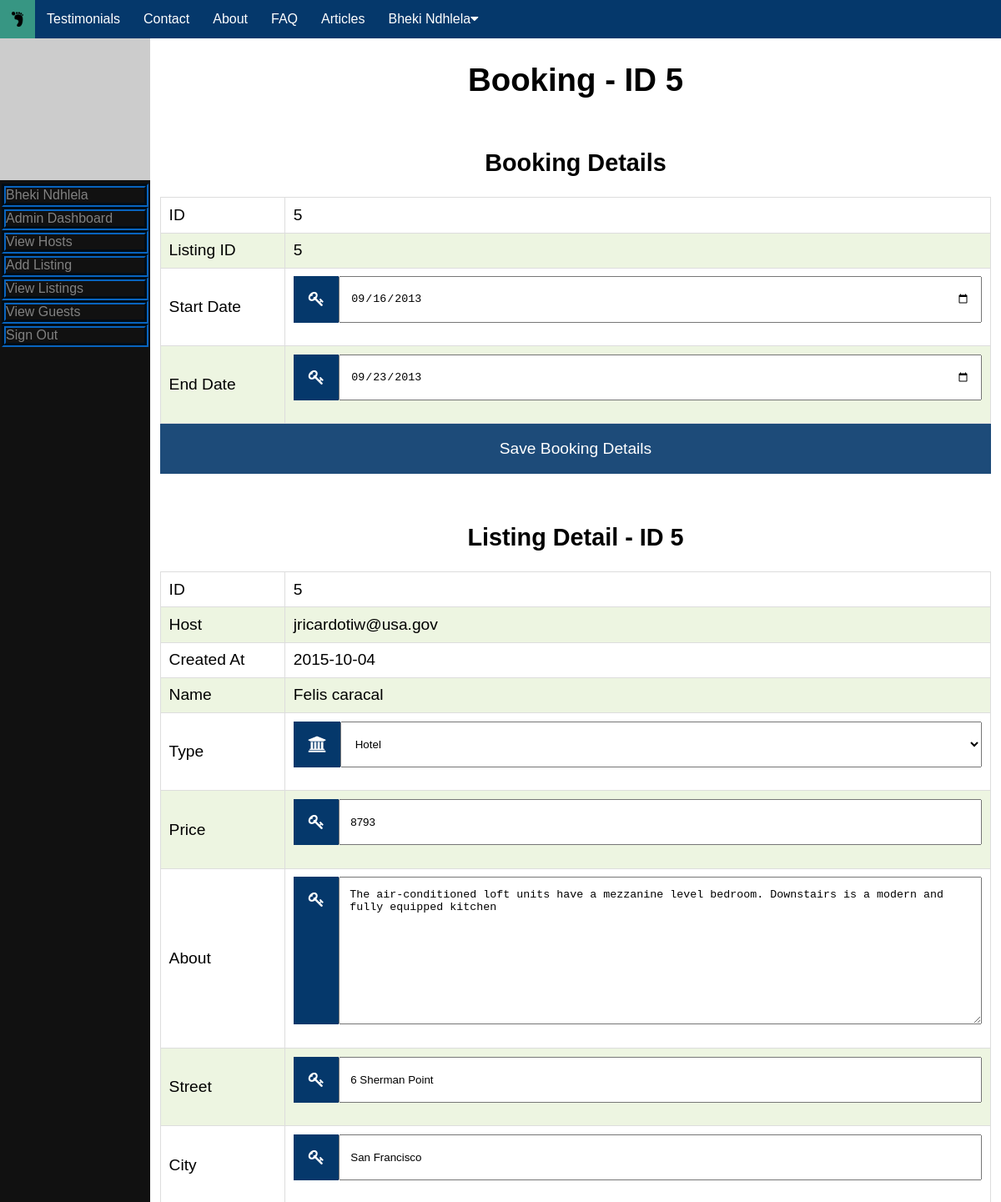
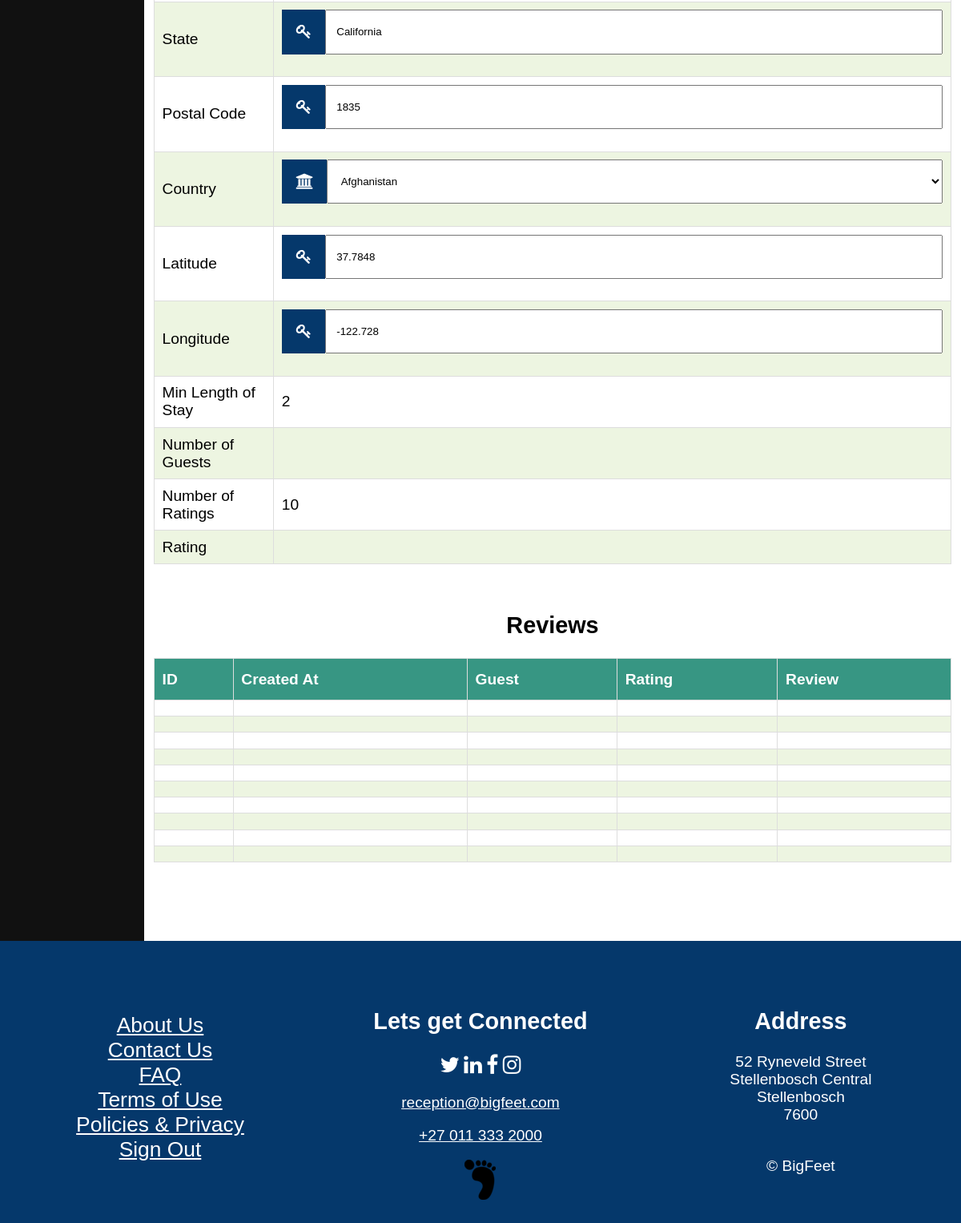
Screenshot of /admin/booking.php?id=5 (signed in) with the database file from the repository (2 pictures, top to bottom).
### tables this page shows
CREATE TABLE `Bookings` (
  `ID` int(11) NOT NULL,
  `User` varchar(40) DEFAULT NULL,
  `Listing` int(11) DEFAULT NULL,
  `Start_Date` date NOT NULL,
  `End_Date` date NOT NULL
);

CREATE TABLE `Listings` (
  `ID` int(11) NOT NULL,
  `Created_At` date NOT NULL,
  `Host` varchar(100) NOT NULL,
  `Name` varchar(100) NOT NULL,
  `Type` varchar(20) NOT NULL,
  `Pictures` varchar(400) DEFAULT NULL,
  `Price` int(11) NOT NULL,
  `Amenities` int(15) DEFAULT NULL,
  `About` varchar(255) DEFAULT NULL,
  `Street` varchar(100) NOT NULL,
  `State` varchar(100) NOT NULL,
  `City` varchar(100) NOT NULL,
  `Postal` varchar(50) NOT NULL,
  `Nationality` varchar(65) NOT NULL,
  `Latitude` float NOT NULL,
  `Longitude` float NOT NULL,
  `Available` tinyint(1) NOT NULL,
  `MinLength` int(11) DEFAULT NULL,
  `NumOfGuests` varchar(10) NOT NULL,
  `NumOfRatings` int(6) NOT NULL DEFAULT '0',
  `Rating` int(10) NOT NULL
);

### database/db.php (called while the page is built, shortened)
<?php
include __ROOT__ . '/database/classes/Booking.php';
class db
{
    public $dbh;
    public function __construct() {
        try {
            $this->dbh = new PDO('mysql:host=localhost;dbname=BigfeetDB', 'admin', 'GdIqnPv6j7wZ');
            $this->dbh->setAttribute(PDO::ATTR_ERRMODE, PDO::ERRMODE_EXCEPTION);
        } catch (PDOException $x) {
            $this->dbh = null;
            $this->message = $x->getMessage();
        }
    }
    public function getBooking($id)
    {
        try {
            $sth = $this->dbh->prepare('SELECT * FROM Bookings WHERE ID = :id');
            $sth->execute(array(':id' => $id));
            $sth->setFetchMode(PDO::FETCH_CLASS, 'Booking');
            $row = $sth->fetch();
        } catch (PDOException $x) {
            $this->message = $x->getMessage();
            return null;
        }
        return $row;
    }
    public function getListing($id)
    {
        try {
            $sth = $this->dbh->prepare('SELECT * FROM Listings WHERE ID = :id');
            $sth->execute(array(':id' => $id));
            $sth->setFetchMode(PDO::FETCH_CLASS, 'Listing');
            $row = $sth->fetch();
        } catch (PDOException $x) {
            $this->message = $x->getMessage();
            return null;
        }
        return $row;
    }
}

### admin/booking.php (the view, shortened to what this page needs)
<?php
include '../partials/sidebar.php';
$db = new db();
$booking = $db->getBooking($_GET['id']);
$listing = $db->getListing($booking->Listing);
?>
<div class="main" style="padding-bottom: 450px;">
    <h1 class="header-text">Booking - ID <?php echo $_GET['id']; ?></h1>
    <h2>Booking Details</h2>
    <form method="post" action="/database/DBClient.php">
        <table>
            <tbody>
            <tr>
                <td class="head">ID</td>
                <td><?php echo $booking->ID; ?></td>
            </tr>
            <tr>
                <td class="head">Listing ID</td>
                <td><?php echo $booking->Listing; ?></td>
            </tr>
            <tr>
                <td class="head">Start Date</td>
                <td>
                    <div class="input-container" style="max-width: 100%;">
                        <i class="fa fa-key icon"></i>
                        <input class="input-field" type="date" value="<?php echo $booking->Start_Date; ?>">
                    </div>
                </td>
            </tr>
            <tr>
                <td class="head">End Date</td>
                <td>
                    <div class="input-container" style="max-width: 100%;">
                        <i class="fa fa-key icon"></i>
                        <input class="input-field" type="date" value="<?php echo $booking->End_Date; ?>">
                    </div>
                </td>
            </tr>
            </tbody>
        </table>
        <button class="btn index-container" value="Save Booking Details" type="submit">Save Booking Details</button>
    </form>
    <form action="/database/DBClient.php" method="post">
    <h2>Listing Detail - ID <?php echo $booking->Listing; ?></h2>
    <table>
        <tbody>
        <tr>
            <td class="head">ID</td>
            <td><?php echo $listing->ID; ?></td>
        </tr>
        <tr>
            <td class="head">Host</td>
            <td><?php echo $listing->Host; ?></td>
        </tr>
        <tr>
            <td class="head">Created At</td>
            <td><?php echo $listing->Created_At; ?></td>
        </tr>
        <tr>
            <td class="head">Name</td>
            <td><?php echo $listing->Name; ?></td>
        </tr>
        <tr>
            <td class="head">Type</td>
            <td><?php include __ROOT__. '/partials/property-type.php' ?></td>
        </tr>
        <tr>
            <td class="head">Price</td>
            <td>
                <div class="input-container" style="max-width: 100%;">
                    <i class="fa fa-key icon"></i>
                    <input class="input-field" type="number" min="1" step="1" name="guests" value="<?php echo $listing->Price; ?>">
                </div>
            </td>
        </tr>
        <tr>
            <td class="head">About</td>
            <td>
                <div class="input-container" style="max-width: 100%;">
                    <i class="fa fa-key icon"></i>
                    <textarea name="about" id="" cols="30" class="input-field" rows="10"><?php echo $listing->About; ?></textarea>
                </div>
            </td>
        </tr>
        <tr>
            <td class="head">Street</td>
            <td>
                <div class="input-container" style="max-width: 100%;">
                    <i class="fa fa-key icon"></i>
                    <input class="input-field" type="text" name="street" value="<?php echo $listing->Street; ?>">
                </div>
            </td>
        </tr>
        <tr>
            <td class="head">City</td>
            <td>
                <div class="input-container" style="max-width: 100%;">
                    <i class="fa fa-key icon"></i>
                    <input class="input-field" type="text" name="city" value="<?php echo $listing->City; ?>">
                </div>
            </td>
        </tr>
        <tr>
            <td class="head">State</td>
            <td>
                <div class="input-container" style="max-width: 100%;">
                    <i class="fa fa-key icon"></i>
                    <input class="input-field" type="text" name="state" value="<?php echo $listing->State; ?>">
                </div>
            </td>
        </tr>
        <tr>
            <td class="head">Postal Code</td>
            <td>
                <div class="input-container" style="max-width: 100%;">
                    <i class="fa fa-key icon"></i>
                    <input class="input-field" type="text" name="postal" value="<?php echo $listing->Postal; ?>">
                </div>
            </td>
        </tr>
        <tr>
            <td class="head">Country</td>
            <td><?php include __ROOT__. '/partials/property-nationality.php' ?></td>
        </tr>
        <tr>
            <td class="head">Latitude</td>
            <td>
                <div class="input-container" style="max-width: 100%;">
                    <i class="fa fa-key icon"></i>
                    <input class="input-field" type="text" name="latitude" value="<?php echo $listing->Latitude; ?>">
                </div>
            </td>
        </tr>
        <tr>
            <td class="head">Longitude</td>
            <td>
                <div class="input-container" style="max-width: 100%;">
                    <i class="fa fa-key icon"></i>
                    <input class="input-field" type="text" name="longtitude" value="<?php echo $listing->Longitude; ?>">
                </div>
            </td>
        </tr>
        <tr>
            <td class="head">Min Length of Stay</td>
            <td><?php echo $listing->MinLength; ?></td>
        </tr>
        <tr>
            <td class="head">Number of Guests</td>
            <td><?php echo $listing->NumOfGuest; ?></td>
        </tr>
        <tr>
            <td class="head">Number of Ratings</td>
            <td><?php echo $listing->NumOfRatings; ?></td>
        </tr>
        <tr>
            <td class="head">Rating</td>
            <td><?php echo $listing->Ratings; ?></td>
        </tr>
        </tbody>
    </table>
    </form>
    <?php
    include '../partials/footer.php';
?>

### assets/css/header.css (style rules this page uses)
html, html:before, html:after { box-sizing: inherit; }
body { margin: 0; }
body { font-family: Arial, Helvetica, sans-serif; }

### assets/css/forms.css (style rules this page uses)
.input-container { display: flex; width: 100%; max-width: 45%; margin: auto; margin-bottom: 0.9375em; }
.icon { padding: 0.9375em; background: #05386B; color: white; min-width: 1.5625em; text-align: center; }
.input-field { width: 100%; padding: 0.9375em; outline: none; }
h1 { text-align: center; padding-top: 1.25em; }
h2 { text-align: center; padding-top: 1.25em; }
.btn { background-color: #05386B; color: white; padding: 0.9375em 1.25em; border: none; cursor: pointer; width: 100%; height: 3.125em; opacity: 0.9; max-width: 100%; font-size: 1em; text-align: center; line-height: 1.25em; }

### assets/css/signout.css (style rules this page uses)
:root { --modal-duration: 12s; --modal-color: #05386B; }

### assets/css/about-us.css (style rules this page uses)
html { box-sizing: border-box; }
h1 { text-align: center; }
*, *:before, *:after { box-sizing: inherit; }

### assets/css/faq.css (style rules this page uses)
.input-container { display: flex; width: 100%; max-width:45%; margin: auto; margin-bottom: 0.9375em; }
.btn { background-color: #05386B; color: white; padding: 0.9375em 1.25em; border: none; cursor: pointer; width: 100%; height: 3.125em; opacity: 0.9; max-width: 100%; font-size: 1em; text-align: center; line-height: 1.25em; }
h1 { text-align: center; padding-top: 1.25em; }

### assets/css/index.css (style rules this page uses)
body, html { height: 100%; }
* { box-sizing: border-box; }
.index-container { position: relative; max-width: 50em; margin: 0 auto; }
body, html { height: 100%; font-family: Arial, Helvetica, sans-serif; }

### assets/css/terms-legal.css (style rules this page uses)
html { box-sizing: border-box; }
*, *:before, *:after { box-sizing: inherit; }

### assets/css/view.css (style rules this page uses)
html { box-sizing: border-box; }
*, *:before, *:after { box-sizing: inherit; }

### assets/css/results.css (style rules this page uses)
body { background-color: #FFFFFF; }

### assets/css/sidebar.css (style rules this page uses)
.main { margin: 0; font-size: 1.2em; padding: 0 0.625em; }
@media screen and (min-width:  37.5em) { .main { width: 85%; float: right; } }

### assets/css/tables.css (style rules this page uses)
table { border-collapse: collapse; width: 100%; }
td, th { border: 0.0625em solid #ddd; padding: 0.5em; }
tr:nth-child(even) { background-color: #EDF5E1; }

### admin/booking.php (style rules this page uses)
.head { width: 15%; }

### rows the page displays
bookings: ID "5", Listing "5", Start_Date "09/16/2013", End_Date "09/23/2013"
listings: ID "5", Host "jricardotiw@usa.gov", Created_At "2015-10-04", Name "Felis caracal", guests "8793", about "The air-conditioned loft units have a mezzanine level bedroom. Downstairs is a modern and fully equipped kitchen", street "6 Sherman Point", city "San Francisco", state "California", postal "1835", latitude "37.7848", longtitude "-122.728", MinLength "2", NumOfRatings "10"

### other values shown
$_SESSION['user']->Name "Bheki"
$_SESSION['user']->Surname "Ndhlela"
$_GET['id'] "5"
